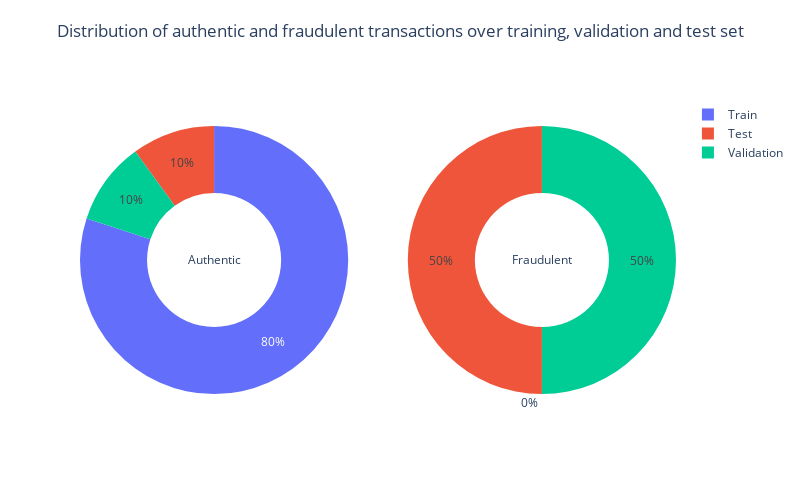

The cell this chart's notebook holds for it:
### Code cell
labels = ['Train', 'Validation', 'Test']
values_0 = [len(y_train[y_train == 0]), len(y_val[y_val == 0]), len(y_test[y_test == 0])]
values_1 = [len(y_train[y_train == 1]), len(y_val[y_val == 1]), len(y_test[y_test == 1])]
fig = make_subplots(rows = 1, cols = 2, specs = [[{'type': 'domain'}, {'type': 'domain'}]])
fig.add_trace(go.Pie(values = values_0, labels = labels, hole = 0.5, textinfo = 'percent', title = "Authentic"),
              row = 1, col = 1)
fig.add_trace(go.Pie(values = values_1, labels = labels, hole = 0.5, textinfo = 'percent', title = "Fraudulent"),
              row = 1, col = 2)
text_title = "Distribution of authentic and fraudulent transactions over training, validation and test set"
fig.update_layout(height = 500, width = 800, showlegend = True, title = dict(text = text_title, x = 0.5, y = 0.95))
fig.show()

### Figure 1 — Plotly figure (JSON) as saved in the notebook; plotly's stock layout.template omitted (floating-point values rounded to 4 significant figures)
{"data": [{"hole": 0.5, "labels": ["Train", "Validation", "Test"], "textinfo": "percent", "title": {"text": "Authentic"}, "values": [227452, 28431, 28432], "type": "pie", "domain": {"x": [0, 0.45], "y": [0, 1]}}, {"hole": 0.5, "labels": ["Train", "Validation", "Test"], "textinfo": "percent", "title": {"text": "Fraudulent"}, "values": [0, 246, 246], "type": "pie", "domain": {"x": [0.55, 1], "y": [0, 1]}}], "layout": {"title": {"text": "Distribution of authentic and fraudulent transactions over training, validation and test set", "x": 0.5, "y": 0.95}, "height": 500, "width": 800, "showlegend": true}}
